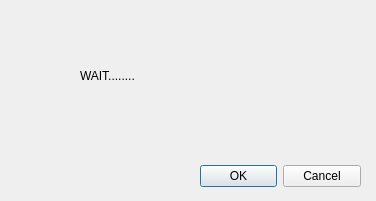
<?xml version="1.0" encoding="UTF-8"?>
<ui version="4.0">
 <class>Progressing</class>
 <widget class="QDialog" name="Progressing">
  <property name="geometry">
   <rect>
    <x>0</x>
    <y>0</y>
    <width>376</width>
    <height>201</height>
   </rect>
  </property>
  <property name="windowTitle">
   <string>Dialog</string>
  </property>
  <widget class="QDialogButtonBox" name="buttonBox">
   <property name="geometry">
    <rect>
     <x>200</x>
     <y>160</y>
     <width>161</width>
     <height>32</height>
    </rect>
   </property>
   <property name="orientation">
    <enum>Qt::Horizontal</enum>
   </property>
   <property name="standardButtons">
    <set>QDialogButtonBox::Cancel|QDialogButtonBox::Ok</set>
   </property>
  </widget>
  <widget class="QLabel" name="label">
   <property name="geometry">
    <rect>
     <x>80</x>
     <y>40</y>
     <width>181</width>
     <height>71</height>
    </rect>
   </property>
   <property name="text">
    <string>WAIT........</string>
   </property>
  </widget>
 </widget>
 <resources/>
 <connections>
  <connection>
   <sender>buttonBox</sender>
   <signal>accepted()</signal>
   <receiver>Progressing</receiver>
   <slot>accept()</slot>
   <hints>
    <hint type="sourcelabel">
     <x>248</x>
     <y>254</y>
    </hint>
    <hint type="destinationlabel">
     <x>157</x>
     <y>274</y>
    </hint>
   </hints>
  </connection>
  <connection>
   <sender>buttonBox</sender>
   <signal>rejected()</signal>
   <receiver>Progressing</receiver>
   <slot>reject()</slot>
   <hints>
    <hint type="sourcelabel">
     <x>316</x>
     <y>260</y>
    </hint>
    <hint type="destinationlabel">
     <x>286</x>
     <y>274</y>
    </hint>
   </hints>
  </connection>
 </connections>
</ui>
